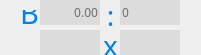
   <widget class="QFrame" name="fCenterRatioB">
    <property name="geometry">
     <rect>
      <x>350</x>
      <y>115</y>
      <width>201</width>
      <height>55</height>
     </rect>
    </property>
    <property name="frameShape">
     <enum>QFrame::NoFrame</enum>
    </property>
    <property name="frameShadow">
     <enum>QFrame::Raised</enum>
    </property>
    <property name="lineWidth">
     <number>-4</number>
    </property>
    <widget class="QLabel" name="labelRatioBColon">
     <property name="geometry">
      <rect>
       <x>100</x>
       <y>0</y>
       <width>21</width>
       <height>31</height>
      </rect>
     </property>
     <property name="font">
      <font>
       <family>Arial Unicode MS</family>
       <pointsize>21</pointsize>
       <weight>50</weight>
       <bold>false</bold>
      </font>
     </property>
     <property name="styleSheet">
      <string notr="true">color:rgb(0, 130, 241)</string>
     </property>
     <property name="text">
      <string>:</string>
     </property>
     <property name="alignment">
      <set>Qt::AlignCenter</set>
     </property>
    </widget>
    <widget class="QLineEdit" name="leRatioFLBLeft">
     <property name="geometry">
      <rect>
       <x>40</x>
       <y>0</y>
       <width>60</width>
       <height>25</height>
      </rect>
     </property>
     <property name="font">
      <font>
       <family>Arial Unicode MS</family>
       <weight>50</weight>
       <bold>false</bold>
      </font>
     </property>
     <property name="styleSheet">
      <string notr="true">background-color: rgb(220,220,220);
color: rgb(0, 0, 0);
</string>
     </property>
     <property name="text">
      <string/>
     </property>
     <property name="frame">
      <bool>false</bool>
     </property>
     <property name="alignment">
      <set>Qt::AlignRight|Qt::AlignTrailing|Qt::AlignVCenter</set>
     </property>
     <property name="placeholderText">
      <string>0.00</string>
     </property>
    </widget>
    <widget class="QLineEdit" name="leRatioFLBRight">
     <property name="geometry">
      <rect>
       <x>120</x>
       <y>0</y>
       <width>60</width>
       <height>25</height>
      </rect>
     </property>
     <property name="font">
      <font>
       <family>Arial Unicode MS</family>
       <weight>50</weight>
       <bold>false</bold>
      </font>
     </property>
     <property name="styleSheet">
      <string notr="true">background-color: rgb(220,220,220);
color: rgb(0, 0, 0);
</string>
     </property>
     <property name="frame">
      <bool>false</bool>
     </property>
     <property name="cursorPosition">
      <number>0</number>
     </property>
     <property name="placeholderText">
      <string>0</string>
     </property>
    </widget>
    <widget class="QLabel" name="labelRatioBText">
     <property name="geometry">
      <rect>
       <x>20</x>
       <y>10</y>
       <width>21</width>
       <height>23</height>
      </rect>
     </property>
     <property name="font">
      <font>
       <family>Arial Unicode MS</family>
       <pointsize>22</pointsize>
       <weight>50</weight>
       <bold>false</bold>
      </font>
     </property>
     <property name="styleSheet">
      <string notr="true">color:rgb(0, 130, 241)</string>
     </property>
     <property name="text">
      <string>B</string>
     </property>
     <property name="alignment">
      <set>Qt::AlignBottom|Qt::AlignLeading|Qt::AlignLeft</set>
     </property>
    </widget>
    <widget class="QLineEdit" name="leFLBHeight">
     <property name="geometry">
      <rect>
       <x>120</x>
       <y>30</y>
       <width>60</width>
       <height>25</height>
      </rect>
     </property>
     <property name="font">
      <font>
       <family>Arial Unicode MS</family>
       <weight>50</weight>
       <bold>false</bold>
      </font>
     </property>
     <property name="styleSheet">
      <string notr="true">background-color: rgb(220,220,220);
color: rgb(0, 0, 0);
</string>
     </property>
     <property name="frame">
      <bool>false</bool>
     </property>
     <property name="cursorPosition">
      <number>0</number>
     </property>
    </widget>
    <widget class="QLineEdit" name="leFLBWidth">
     <property name="geometry">
      <rect>
       <x>40</x>
       <y>30</y>
       <width>60</width>
       <height>25</height>
      </rect>
     </property>
     <property name="font">
      <font>
       <family>Arial Unicode MS</family>
       <weight>50</weight>
       <bold>false</bold>
      </font>
     </property>
     <property name="styleSheet">
      <string notr="true">background-color: rgb(220,220,220);
color: rgb(0, 0, 0);
</string>
     </property>
     <property name="text">
      <string/>
     </property>
     <property name="frame">
      <bool>false</bool>
     </property>
     <property name="alignment">
      <set>Qt::AlignRight|Qt::AlignTrailing|Qt::AlignVCenter</set>
     </property>
    </widget>
    <widget class="QLabel" name="lFLBX">
     <property name="geometry">
      <rect>
       <x>100</x>
       <y>30</y>
       <width>21</width>
       <height>31</height>
      </rect>
     </property>
     <property name="font">
      <font>
       <family>Arial Unicode MS</family>
       <pointsize>21</pointsize>
       <weight>50</weight>
       <bold>false</bold>
      </font>
     </property>
     <property name="styleSheet">
      <string notr="true">color:rgb(0, 130, 241)</string>
     </property>
     <property name="text">
      <string>x</string>
     </property>
     <property name="alignment">
      <set>Qt::AlignCenter</set>
     </property>
    </widget>
   </widget>
